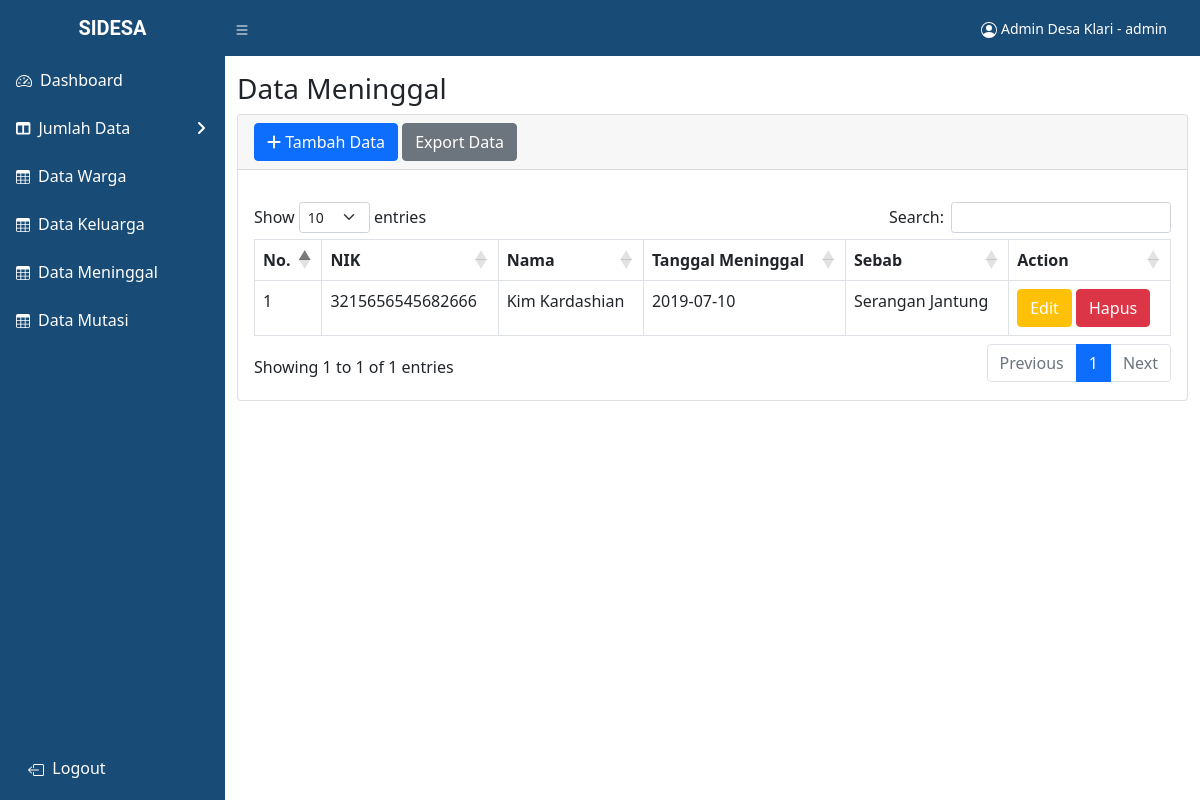
The page /admin/data-meninggal-admin.php (signed in) on the database its author committed.
### tables this page shows
CREATE TABLE `data_warga_meninggal` (
  `id_warga_meninggal` int(10) NOT NULL,
  `id_warga1` int(20) NOT NULL,
  `tanggal_meninggal` date NOT NULL,
  `sebab` varchar(20) NOT NULL
);

CREATE TABLE `data_warga` (
  `id_warga` int(20) NOT NULL,
  `nokk` varchar(50) NOT NULL,
  `nik` varchar(50) NOT NULL,
  `nama` varchar(100) NOT NULL,
  `statuskeluarga` text NOT NULL,
  `jk` text NOT NULL,
  `tempatlahir` varchar(100) NOT NULL,
  `tanggallahir` date NOT NULL,
  `usia` int(100) NOT NULL,
  `agama` varchar(100) NOT NULL,
  `pendidikan` text NOT NULL,
  `pekerjaan` varchar(100) NOT NULL,
  `statusperkawinan` text NOT NULL,
  `jenisbpjs` text NOT NULL,
  `jenisbansos` text NOT NULL,
  `statusvaksinasi` text NOT NULL,
  `statusrumah` text NOT NULL,
  `ktp` text NOT NULL,
  `nohp` int(100) NOT NULL,
  `namaperusahaan` varchar(100) NOT NULL,
  `daerahasal` varchar(100) NOT NULL,
  `alamatsesuaiktpdesaklari` varchar(100) NOT NULL,
  `dusunorperum` varchar(100) NOT NULL,
  `rt` int(100) NOT NULL,
  `rw` int(100) NOT NULL,
  `domisilisekarang` varchar(100) NOT NULL,
  `status` enum('Ada','Meninggal','Pindah') NOT NULL
);

### admin/data-meninggal-admin.php (the view, shortened to what this page needs)
<?php include('../koneksi.php');
if (!isset($_SESSION['login_user'])) {
    header("location: login-proses.php");
} else {
?>
    <!DOCTYPE html>
    <html lang="en">
    <head>
        <link href="https://cdnjs.cloudflare.com/ajax/libs/twitter-bootstrap/5.1.3/css/bootstrap.min.css" rel="stylesheet" />
        <link rel="stylesheet" href="https://cdn.datatables.net/1.12.1/css/dataTables.bootstrap5.min.css">
        <link href="../css/styles.css" rel="stylesheet" />
    </head>
    <body class="sb-nav-fixed">
        <nav class="sb-topnav navbar navbar-expand">
            <a class="navbar-brand" href="dashboard-admin.php" style="font-family:roboto; font-weight:bold;">SIDESA</a>
            <button class="btn btn-link btn-sm order-1 order-lg-0 me-4 me-lg-0" id="sidebarToggle" href="#!"></button>
            <ul class="navbar-nav ms-auto ms-md-0 me-3 me-lg-4">
                <li class="nav-item dropdown">
                    <?php
                    $user = $_SESSION['login_akun'];
                    $as =  $_SESSION['login_as'];
                    ?>
                    <button class="btn btn-link btn-sm order-1 order-lg-0 me-4 me-lg-0" id="sidebarToggle" href="#!" style="text-decoration: none;">&nbsp;<?php echo $user, " - ", $as  ?></button>
                </li>
            </ul>
        </nav>
        <div id="layoutSidenav">
            <div id="layoutSidenav_nav">
                <nav class="sb-sidenav accordion" id="sidenavAccordion">
                    <div class="sb-sidenav-menu">
                        <div class="nav">
                            <a class="nav-link active" aria-current="page" href="dashboard-admin.php">
                                <div class="sb-nav-link-icon">
                                </div>
                                Dashboard
                            </a>
                            <a class="nav-link collapsed" href="#" data-bs-toggle="collapse" data-bs-target="#collapseLayouts" aria-expanded="false" aria-controls="collapseLayouts" style="color: white;">
                                <div class="sb-nav-link-icon"><i class="fas fa-columns"></i></div>
                                Jumlah Data
                                <div class="sb-sidenav-collapse-arrow"><i class="fas fa-angle-down"></i></div>
                            </a>
                            <a class="nav-link" href="data-warga-admin.php">
                                <div class="sb-nav-link-icon"></div>
                                Data Warga
                            </a>
                            <a class="nav-link" href="data-keluarga-admin.php">
                                <div class="sb-nav-link-icon"></div>
                                Data Keluarga
                            </a>
                            <a class="nav-link" href="data-meninggal-admin.php">
                                <div class="sb-nav-link-icon"></div>
                                Data Meninggal
                            </a>
                            <a class="nav-link" href="data-mutasi-admin.php">
                                <div class="sb-nav-link-icon"></div>
                                Data Mutasi
                            </a>
                        </div>
                    </div>
                    <div class="sb-sidenav-footer">
                        <a class="nav-link" href="../logout-proses.php">
                            <div class="sb-nav-link-icon">
                                </i> &nbsp;Logout
                            </div>
                        </a>
                    </div>
                </nav>
            </div>
            <div id="layoutSidenav_content">
                <main>
                    <div class="container-fluid">
                        <h3 class="mt-3">Data Meninggal</h3>
                        <div class="card mb-4">
                            <div class="card-header">
                                <a href="tambah-data-warga-meninggal.php"><button type="button" class="btn btn-primary"><i class="fa fa-plus"></i> Tambah Data</button></a>
                                <a href="../export/export-data-meninggal.php"><button type="button" class="btn btn-secondary">Export Data</button></a>
                            </div>
                            <div class="card-body">
                                <div class="table-responsive mt-3">
                                    <table id="dataTable" class="table table-bordered" width="100%" cellspacing="0">
                                        <thead>
                                            <tr>
                                                <th>No.</th>
                                                <th>NIK</th>
                                                <th>Nama</th>
                                                <th>Tanggal Meninggal</th>
                                                <th>Sebab</th>
                                                <th>Action</th>
                                            </tr>
                                        </thead>
                                        <tbody>
                                            <?php
                                            $no = 1;
                                            $sql = $conn->query("SELECT data_warga.id_warga, data_warga.nik, data_warga.nama, data_warga_meninggal.tanggal_meninggal, data_warga_meninggal.sebab, data_warga_meninggal.id_warga_meninggal from data_warga_meninggal inner join data_warga on data_warga.id_warga=data_warga_meninggal.id_warga1");
                                            while ($data = $sql->fetch_assoc()) {
                                            ?>
                                                <tr>
                                                    <td><?php echo $no++; ?></td>
                                                    <td><?php echo $data['nik']; ?></td>
                                                    <td><?php echo $data['nama']; ?></td>
                                                    <td><?php echo $data['tanggal_meninggal']; ?></td>
                                                    <td><?php echo $data['sebab']; ?></td>
                                                    <td>
                                                        <a href="edit-data-meninggal-admin.php? id_warga_meninggal=<?php echo $data['id_warga_meninggal']; ?>"><button type="button" class="btn btn-warning" data-toggle="modal" data-target="#edit">Edit</button></a>
                                                        <a href="hapus-data-meninggal-admin.php? id_warga_meninggal=<?php echo $data['id_warga_meninggal']; ?>"><button type="button" class="btn btn-danger" data-toggle="modal" data-target="#delete">Hapus</button></a>
                                                    </td>
                                                </tr>
                                            <?php
                                            }
                                            ?>
                                        </tbody>
                                    </table>
                                </div>
                            </div>
                        </div>
                    </div>
                </main>
            </div>
        </div>
    </body>
    </html>
<?php } ?>

### admin/data-meninggal-admin.php (style rules this page uses)
.sb-sidenav-menu { background-color: #194b77; }
.sb-topnav { background-color: #194b77; }
a { color: white; }
.navbar-brand { text-align: center; }
.btn { color: white; }
.nav-link { color: white; }
.sb-sidenav-footer { background-color: #194b77; }

### rows shown on the page
data_warga_meninggal: id_warga1.nik "3215656545682666", id_warga1.nama "Kim Kardashian", tanggal_meninggal "2019-07-10", sebab "Serangan Jantung"

### other values the page prints
$user "Admin Desa Klari"
$as "admin"
